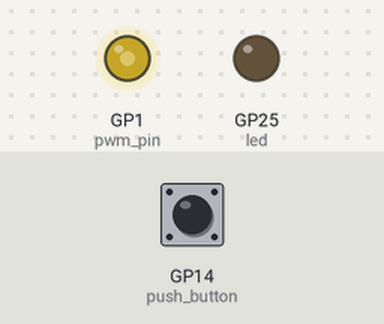
A program run on a simulated Raspberry Pi Pico running MicroPython. On the bench: output pins drawn as LEDs (lit = HIGH). Wiring (from the project's diagram.json): yellow LED on GP1, green button on GP14. Inputs (shaded band) come from the test bench; at power-on: GP14 (push_button) HIGH.

Above: at 3.2 s.
3.3 s: GP14 (push_button) pulled LOW for 0.35 s
At 5.3 s:
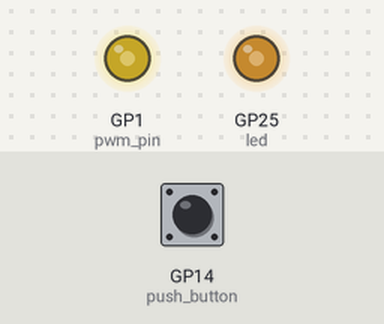
At 6.2 s:
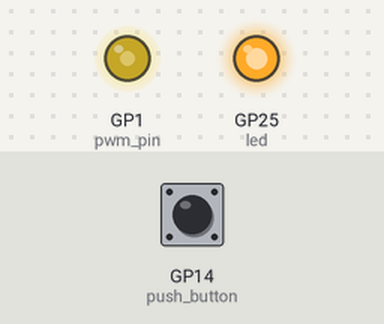
6.6 s: GP14 (push_button) pulled LOW for 1 s
10.6 s: GP14 (push_button) pulled LOW for 3.2 s
Timing chart, 0 to 16.4 s (numbered marks = the images above; inputs shaded):
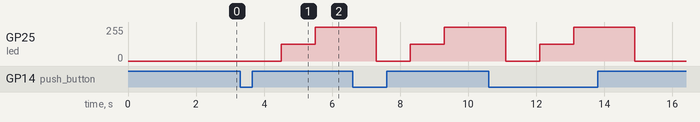

Measured:
- after the input at 3.3 s, GP25 (led): 0/255 → 127/255 after 1.2 s, → 255/255 1.0 s later

The program:

pwm_led_control.py
```python
from machine import Pin, PWM
import time

 # Pin do LED onboard no Raspberry Pi Pico
led = PWM(Pin('LED'))
push_button = Pin(14, Pin.IN, Pin.PULL_UP)

# Configura o PWM no GP1
pwm_pin = PWM(Pin(1))

# Define a frequencia do PWM
pwm_pin.freq(1000)

# Define o ciclo de trabalho (duty cicle) de 0 a 65535
# 0 = desligado, 32767 = 50%, 65535 = 100%
pwm_pin.duty_u16(32767) # 50%

time.sleep(2)

while True:
    # led.toggle()  # Alterna o estado do LED (liga/desliga)
    if push_button.value() == 0:
        # Deixa o LED apagado por 1s
        led.duty_u16(0)
        time.sleep(1)

       # Deixa o LED aceso com metade da potência por 1s
        led.duty_u16(32767)
        time.sleep(1)

        # Deixa o LED aceso com toda potência por 1.5s
        led.duty_u16(65535)
        time.sleep(1.5)

    else:
        # Botão não pressionado
        led.duty_u16(0) # Desliga o LED se o botão não estiver pressionado
        pass
    time.sleep(0.3) # Pequeno atraso para não sobrecarregar
```
